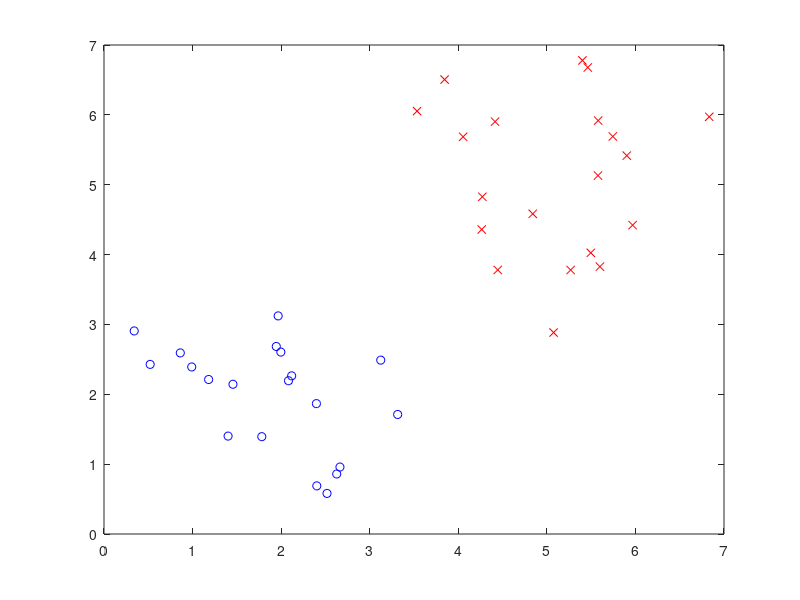

MATLAB code to generate this figure: (Note: this script raises an error after producing the figure.)
%% Created by King Chung Ho (Johnny Ho) in 030515


%*****************************
% K-nearest neighbor (KNN) is an algorithm which classify an incoming new
% sample by looking into k nearest neighbors of the new sample. For example,
% in a problem of classifying whether an object is an apple or not based on 
% texture and color, if more % than 2 % out of 5 neightbors of the object is 
% apple, then the object will be classified as an apple. 

%****************************
% The flow of KNN is below:

% Step 1: Obtain training data (maybe do some preprocessing)
% Step 2: Define k. k is arbitrary. It can be tuned by cross-validation.
% Step 3: For a new sample, find the closest k-neighbors based on a
% distance measurement, e,g, a common one is nucliean distance.
% Step 4: Classify the new sample by getting the majority vote of
% k-neighbors.

% Note: in step 3, simple straight forward way to find the cloest neighbors
% is by calculating every pair of possible distance. However, a faster way
% to is use a data structure called kd-tree, speed: O(nlogn). In this
% example, I will demonstrate the straight forward way. It should not be
% difficult to extend the code to use kd-tre.

%% Step 1 Creating training data (random) for 2 clusters using gaussian distribution.
% Assuming there are two clusters with two dimenions

clear all;
clc;

% parameters
num_data = 20;
label = zeros(1,num_data*2);

% ###### cluster 1
% Define cluster
mean_1 = 2;
sigma_1 = 0.9;
x1 = normrnd(mean_1,sigma_1,[1 num_data]);
y1 = normrnd(mean_1,sigma_1,[1 num_data]);
cluster_1 = [x1 ; y1]';
% Define label
label(1:num_data) = 1;

% ##### cluster 2
% Define cluster
mean_2 = 5;
sigma_2 = 0.9;
x2 = normrnd(mean_2,sigma_2,[1 num_data]);
y2 = normrnd(mean_2,sigma_2,[1 num_data]);
cluster_2 = [x2 ; y2]';
% Define label
label(num_data+1:end) = 2;

% Plot 
plot(cluster_1(:,1),cluster_1(:,2),'bo',cluster_2(:,1),cluster_2(:,2),'rx');

%join two clusters
j_cluster = [cluster_1 cluster_2];
%% Step 2 Define k
k = 4;

%% Step 3 Given a test data, find k closest neighbor.
clc;
test_data = [2.5 2.5];

% Calculate pair-wise distance between each point with the test data
pdist2(test_data,j_cluster,'euclidean');



